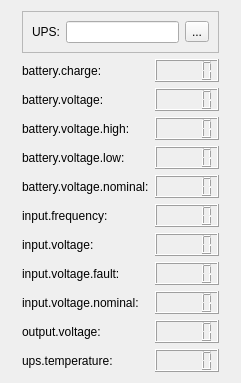
<?xml version="1.0" encoding="UTF-8"?>
<ui version="4.0">
 <class>MainBox</class>
 <widget class="QWidget" name="MainBox">
  <property name="geometry">
   <rect>
    <x>0</x>
    <y>0</y>
    <width>241</width>
    <height>380</height>
   </rect>
  </property>
  <property name="sizePolicy">
   <sizepolicy hsizetype="Fixed" vsizetype="Fixed">
    <horstretch>0</horstretch>
    <verstretch>0</verstretch>
   </sizepolicy>
  </property>
  <layout class="QHBoxLayout" name="horizontalLayout_3">
   <item>
    <widget class="QFrame" name="frame_3">
     <property name="sizePolicy">
      <sizepolicy hsizetype="Fixed" vsizetype="Fixed">
       <horstretch>0</horstretch>
       <verstretch>0</verstretch>
      </sizepolicy>
     </property>
     <property name="frameShape">
      <enum>QFrame::NoFrame</enum>
     </property>
     <property name="frameShadow">
      <enum>QFrame::Raised</enum>
     </property>
     <layout class="QVBoxLayout" name="verticalLayout">
      <property name="leftMargin">
       <number>0</number>
      </property>
      <property name="topMargin">
       <number>0</number>
      </property>
      <property name="rightMargin">
       <number>0</number>
      </property>
      <property name="bottomMargin">
       <number>0</number>
      </property>
      <item>
       <widget class="QFrame" name="frame">
        <property name="sizePolicy">
         <sizepolicy hsizetype="Preferred" vsizetype="Fixed">
          <horstretch>0</horstretch>
          <verstretch>0</verstretch>
         </sizepolicy>
        </property>
        <property name="frameShape">
         <enum>QFrame::StyledPanel</enum>
        </property>
        <property name="frameShadow">
         <enum>QFrame::Raised</enum>
        </property>
        <layout class="QHBoxLayout" name="horizontalLayout_2">
         <item>
          <widget class="QLabel" name="label">
           <property name="text">
            <string>UPS:</string>
           </property>
          </widget>
         </item>
         <item>
          <widget class="QLineEdit" name="le_ups"/>
         </item>
         <item>
          <widget class="QToolButton" name="btn_run">
           <property name="text">
            <string>...</string>
           </property>
          </widget>
         </item>
        </layout>
       </widget>
      </item>
      <item>
       <layout class="QGridLayout" name="gridLayout">
        <item row="0" column="1">
         <widget class="QLCDNumber" name="lcd_battery_charge"/>
        </item>
        <item row="2" column="1">
         <widget class="QLCDNumber" name="lcd_battery_voltage_high"/>
        </item>
        <item row="11" column="0">
         <widget class="QLabel" name="lbl_ups_temperature">
          <property name="text">
           <string>ups.temperature:</string>
          </property>
         </widget>
        </item>
        <item row="8" column="1">
         <widget class="QLCDNumber" name="lcd_input_voltage_fault"/>
        </item>
        <item row="5" column="1">
         <widget class="QLCDNumber" name="lcd_battery_voltage_nominal"/>
        </item>
        <item row="7" column="0">
         <widget class="QLabel" name="lbl_input_voltage">
          <property name="text">
           <string>input.voltage:</string>
          </property>
         </widget>
        </item>
        <item row="10" column="1">
         <widget class="QLCDNumber" name="lcd_output_voltage"/>
        </item>
        <item row="5" column="0">
         <widget class="QLabel" name="lbl_battery_voltage_nominal">
          <property name="text">
           <string>battery.voltage.nominal:</string>
          </property>
         </widget>
        </item>
        <item row="9" column="0">
         <widget class="QLabel" name="lbl_input_voltage_nominal">
          <property name="text">
           <string>input.voltage.nominal:</string>
          </property>
         </widget>
        </item>
        <item row="1" column="0">
         <widget class="QLabel" name="lbl_battery_voltage">
          <property name="text">
           <string>battery.voltage:</string>
          </property>
         </widget>
        </item>
        <item row="7" column="1">
         <widget class="QLCDNumber" name="lcd_input_voltage"/>
        </item>
        <item row="8" column="0">
         <widget class="QLabel" name="lbl_input_voltage_fault">
          <property name="text">
           <string>input.voltage.fault:</string>
          </property>
         </widget>
        </item>
        <item row="3" column="0">
         <widget class="QLabel" name="lbl_battery_voltage_low">
          <property name="text">
           <string>battery.voltage.low:</string>
          </property>
         </widget>
        </item>
        <item row="0" column="0">
         <widget class="QLabel" name="lbl_battery_charge">
          <property name="text">
           <string>battery.charge:</string>
          </property>
         </widget>
        </item>
        <item row="1" column="1">
         <widget class="QLCDNumber" name="lcd_battery_voltage"/>
        </item>
        <item row="3" column="1">
         <widget class="QLCDNumber" name="lcd_battery_voltage_low"/>
        </item>
        <item row="6" column="0">
         <widget class="QLabel" name="llb_input_frequency">
          <property name="text">
           <string>input.frequency:</string>
          </property>
         </widget>
        </item>
        <item row="9" column="1">
         <widget class="QLCDNumber" name="lcd_input_voltage_nominal"/>
        </item>
        <item row="2" column="0">
         <widget class="QLabel" name="lbl_battery_voltage_high">
          <property name="text">
           <string>battery.voltage.high:</string>
          </property>
         </widget>
        </item>
        <item row="11" column="1">
         <widget class="QLCDNumber" name="lcd_ups_temperature"/>
        </item>
        <item row="10" column="0">
         <widget class="QLabel" name="lbl_output_voltage">
          <property name="text">
           <string>output.voltage:</string>
          </property>
         </widget>
        </item>
        <item row="6" column="1">
         <widget class="QLCDNumber" name="lcd_input_frequency"/>
        </item>
       </layout>
      </item>
     </layout>
    </widget>
   </item>
  </layout>
 </widget>
 <resources/>
 <connections/>
</ui>
